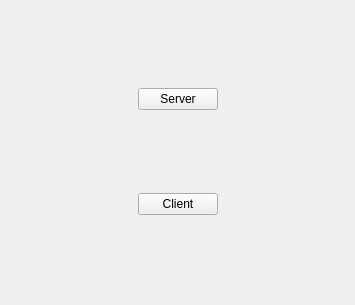
<?xml version="1.0" encoding="UTF-8"?>
<ui version="4.0">
 <class>Form</class>
 <widget class="QWidget" name="Form">
  <property name="geometry">
   <rect>
    <x>0</x>
    <y>0</y>
    <width>355</width>
    <height>305</height>
   </rect>
  </property>
  <property name="windowTitle">
   <string>Group Play</string>
  </property>
  <layout class="QGridLayout" name="gridLayout">
   <item row="0" column="1">
    <widget class="QPushButton" name="pushButton">
     <property name="text">
      <string>Server</string>
     </property>
    </widget>
   </item>
   <item row="1" column="1">
    <widget class="QPushButton" name="pushButton_2">
     <property name="text">
      <string>Client</string>
     </property>
    </widget>
   </item>
   <item row="0" column="0">
    <spacer name="horizontalSpacer">
     <property name="orientation">
      <enum>Qt::Horizontal</enum>
     </property>
     <property name="sizeHint" stdset="0">
      <size>
       <width>40</width>
       <height>20</height>
      </size>
     </property>
    </spacer>
   </item>
   <item row="0" column="2">
    <spacer name="horizontalSpacer_2">
     <property name="orientation">
      <enum>Qt::Horizontal</enum>
     </property>
     <property name="sizeHint" stdset="0">
      <size>
       <width>40</width>
       <height>20</height>
      </size>
     </property>
    </spacer>
   </item>
  </layout>
 </widget>
 <resources/>
 <connections/>
</ui>
